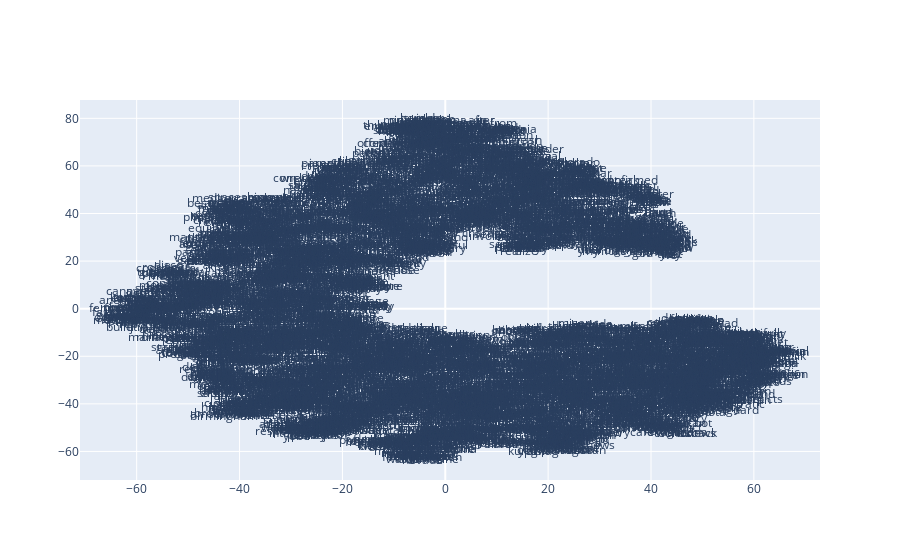

The notebook cell this image was saved under:
### Code cell
x_vals, y_vals, labels = reduce_dimensions(model_si_bow)
plot_function(x_vals, y_vals, labels)

### Figure 1 — Plotly figure (JSON) as saved in the notebook; plotly's stock layout.template omitted (floating-point values rounded to 4 significant figures; data arrays with more than 128 entries replaced by an {"elided": "..."} marker saying what was removed)
{"data": [{"mode": "text", "text": {"elided": "6277 str values"}, "type": "scatter", "x": {"elided": "6277 float values"}, "y": {"elided": "6277 float values"}}], "layout": {}}
